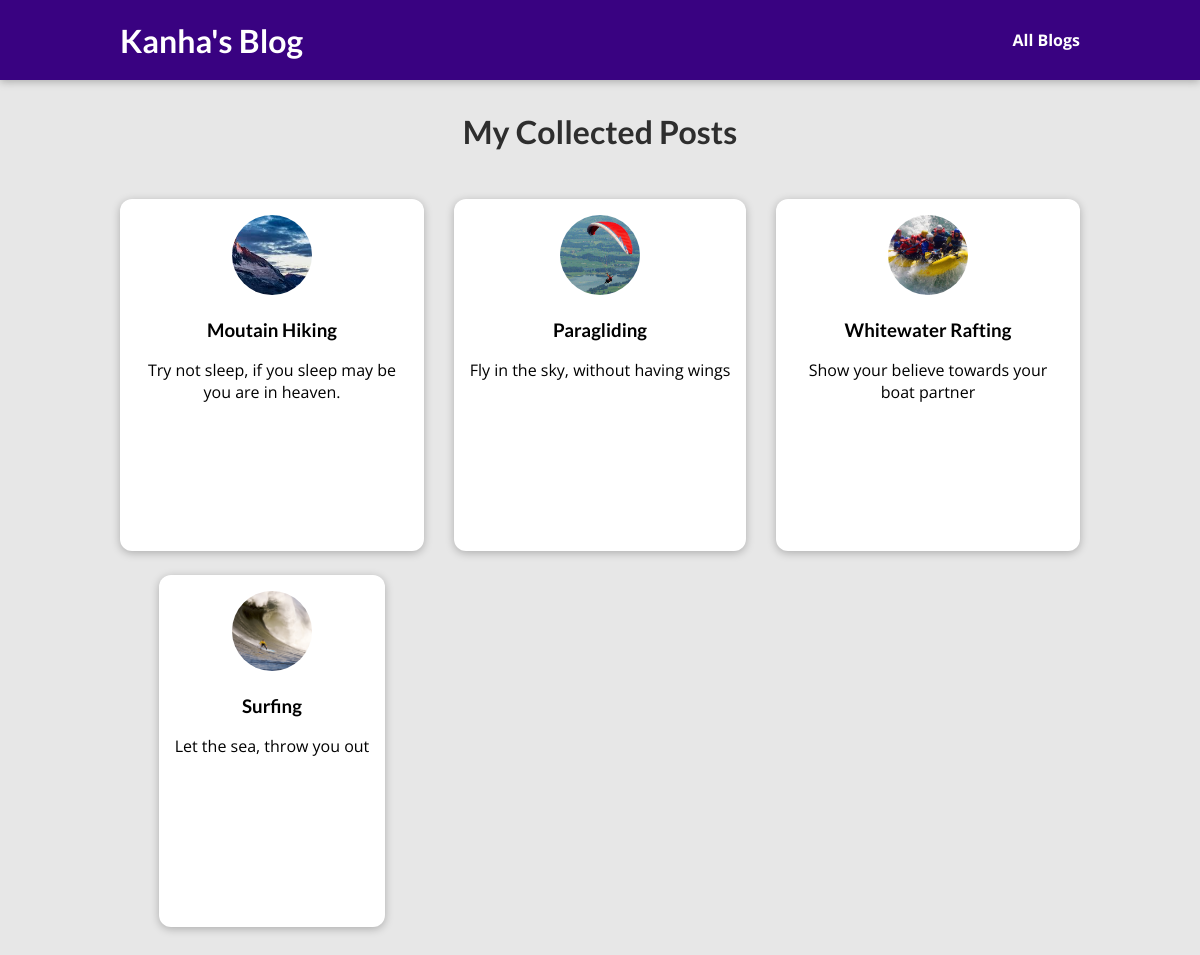
/allblogs/, run on the app's committed database.
### AllBlogs/models.py (models this page shows, shortened)
class Post(models.Model):
    title = models.CharField(max_length=150)
    date = models.DateField(auto_now=True)    # put the date in the field at which time we are saving the data
    image = models.ImageField(upload_to="Images", null=True)          # upload images to Images folder which will be inside MEDIA_ROOT
    excerpt = models.CharField(max_length=200)
    content = models.TextField(validators=[MinLengthValidator(10)])    # TextFields same like CharField
    slug = models.SlugField(unique=True, db_index=True)     # set it as unique because we are going to use it as a primary key
    author = models.ForeignKey(Author,on_delete=models.SET_NULL,related_name='posts',null=True)      # one to many relation
    tags = models.ManyToManyField(Tag)              # ManyToManyRelation with tag

### AllBlogs/views.py (the view)
# urls.py: path('',views.ShowAllBlogs.as_view(),name="allBlogs_page"),                       # http://127.0.0.1:8000/allblogs/
class ShowAllBlogs(ListView):
    model = Post
    template_name = "AllBlogs/all_blogs.html"

### AllBlogs/templates/AllBlogs/all_blogs.html (shortened to what this page needs)
{% extends "base.html" %}
{% load static %}
{% block css_files %}
<link rel="stylesheet" href="{% static "AllBlogs/all_blogs.css" %}" />
  <link rel="stylesheet" href="{% static "blog.css" %}" />
{% endblock css_files %}
{% block content %}
<section id="all-blogs">
  <h2>My Collected Posts</h2>
  <ul>
      {% for blog in object_list %}
        {% include "includes/blog.html" %}
      {% endfor %}
  </ul>
</section>
{% endblock content %}

### templates/includes/blog.html
{% load static %}
<li>
    <article class="blog">
      <a href="{% url 'blogDetails_page' blog.slug %}">
        <image src="{{blog.image.url}}" alt="{{blog.title}}">
        <div class="blog__content">
          <h3>{{blog.title}}</h3>
          <p>{{blog.excerpt}}</P>
        </div>
      </a>
    </article>
</li>

### static/base.css (style rules this page uses)
* { box-sizing: border-box; }
html { font-family: 'Open Sans', 'Lato', sans-serif; }
body { margin: 0; }
h1, h2, h3 { font-family: 'Lato', sans-serif; font-weight: bold; }

### AllBlogs/static/AllBlogs/all_blogs.css (style rules this page uses)
body { background-color: #e7e7e7; }
#all-blogs { margin: 7rem auto; width: 90%; max-width: 60rem; }
#all-blogs h2 { text-align: center; font-size: 2rem; color: #2e2e2e; margin: 3rem 0; }
ul { list-style: none; margin: 0; padding: 0; display: grid; grid-template-columns: repeat(auto-fill, minmax(17rem, 1fr)); gap: 1.5rem; }
.blog img { width: 7rem; height: 7rem; }
.blog a { height: 22rem; transform-origin: center; box-shadow: 0 2px 8px rgba(0, 0, 0, 0.25); border-radius: 12px; background-color: white; }

### static/blog.css (style rules this page uses)
.blog { display: flex; flex-direction: column; align-items: center; text-align: center; }
.blog a { text-decoration: none; color: black; transition: all 0.2s ease; padding: 1rem; }
.blog img { width: 5rem; height: 5rem; object-fit: cover; border-radius: 50%; }

### data on the page
Post: image (picture), title "Moutain Hiking", excerpt "Try not sleep, if you sleep may be you are in heaven."
Post: image (picture), title "Paragliding", excerpt "Fly in the sky, without having wings"
Post: image (picture), title "Whitewater Rafting", excerpt "Show your believe towards your boat partner"
Post: image (picture), title "Surfing", excerpt "Let the sea, throw you out"
